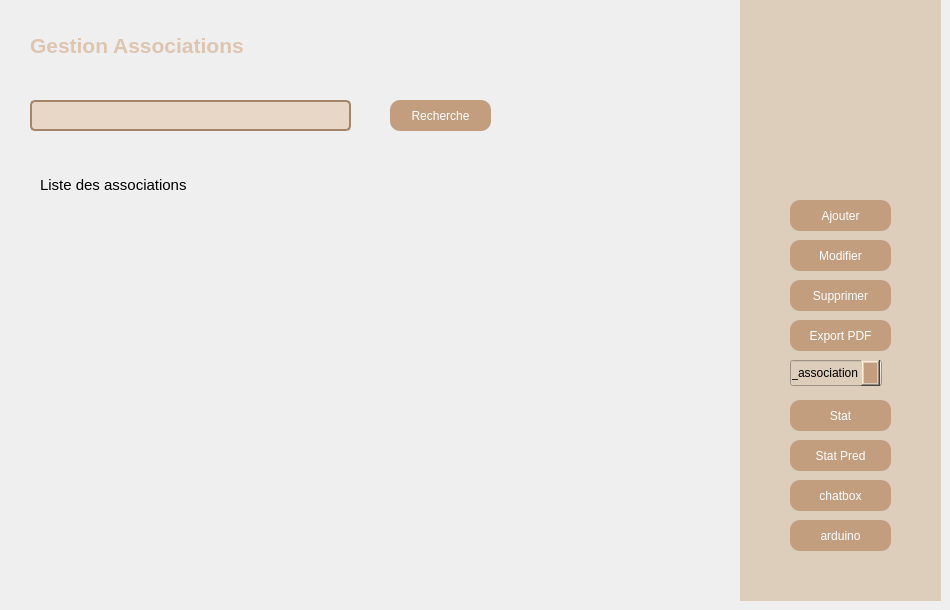
      <widget class="QWidget" name="page_6">
       <widget class="QLabel" name="label_15">
        <property name="geometry">
         <rect>
          <x>30</x>
          <y>20</y>
          <width>351</width>
          <height>51</height>
         </rect>
        </property>
        <property name="font">
         <font>
          <pointsize>14</pointsize>
          <weight>75</weight>
          <bold>true</bold>
         </font>
        </property>
        <property name="styleSheet">
         <string notr="true"/>
        </property>
        <property name="text">
         <string>&lt;html&gt;&lt;head/&gt;&lt;body&gt;&lt;p&gt;&lt;span style=&quot; font-size:16pt; color:#ddc5b0;&quot;&gt;Gestion Associations&lt;/span&gt;&lt;/p&gt;&lt;/body&gt;&lt;/html&gt;</string>
        </property>
       </widget>
       <widget class="QWidget" name="widget_3" native="true">
        <property name="geometry">
         <rect>
          <x>740</x>
          <y>0</y>
          <width>201</width>
          <height>601</height>
         </rect>
        </property>
        <property name="styleSheet">
         <string notr="true">background-color: rgb(221, 205, 187);</string>
        </property>
        <widget class="QPushButton" name="ModifierButton">
         <property name="geometry">
          <rect>
           <x>50</x>
           <y>240</y>
           <width>101</width>
           <height>31</height>
          </rect>
         </property>
         <property name="styleSheet">
          <string notr="true">QPushButton
{
border-radius:10px;
background-color:#C29E7E;
color:white;
}
QPushButton:pressed{
padding-left:5px;
padding-top:5px;
background-color: #C29E7E;


}</string>
         </property>
         <property name="text">
          <string>Modifier</string>
         </property>
        </widget>
        <widget class="QPushButton" name="AjoutButton">
         <property name="geometry">
          <rect>
           <x>50</x>
           <y>200</y>
           <width>101</width>
           <height>31</height>
          </rect>
         </property>
         <property name="styleSheet">
          <string notr="true">QPushButton
{
border-radius:10px;
background-color:#C29E7E;
color:white;
}
QPushButton:pressed{
padding-left:5px;
padding-top:5px;
background-color: #C29E7E;


}</string>
         </property>
         <property name="text">
          <string>Ajouter</string>
         </property>
        </widget>
        <widget class="QPushButton" name="pushButton_12">
         <property name="geometry">
          <rect>
           <x>50</x>
           <y>320</y>
           <width>101</width>
           <height>31</height>
          </rect>
         </property>
         <property name="styleSheet">
          <string notr="true">QPushButton
{
border-radius:10px;
background-color:#C29E7E;
color:white;
}
QPushButton:pressed{
padding-left:5px;
padding-top:5px;
background-color: #C29E7E;


}</string>
         </property>
         <property name="text">
          <string>Export PDF</string>
         </property>
        </widget>
        <widget class="QPushButton" name="SupprimerButton">
         <property name="geometry">
          <rect>
           <x>50</x>
           <y>280</y>
           <width>101</width>
           <height>31</height>
          </rect>
         </property>
         <property name="styleSheet">
          <string notr="true">QPushButton
{
border-radius:10px;
background-color:#C29E7E;
color:white;
}
QPushButton:pressed{
padding-left:5px;
padding-top:5px;
background-color: #C29E7E;


}</string>
         </property>
         <property name="text">
          <string>Supprimer</string>
         </property>
        </widget>
        <widget class="QPushButton" name="stats_2">
         <property name="geometry">
          <rect>
           <x>50</x>
           <y>400</y>
           <width>101</width>
           <height>31</height>
          </rect>
         </property>
         <property name="styleSheet">
          <string notr="true">QPushButton
{
border-radius:10px;
background-color:#C29E7E;
color:white;
}
QPushButton:pressed{
padding-left:5px;
padding-top:5px;
background-color: #C29E7E;


}</string>
         </property>
         <property name="text">
          <string>Stat</string>
         </property>
        </widget>
        <widget class="QPushButton" name="pbps">
         <property name="geometry">
          <rect>
           <x>50</x>
           <y>440</y>
           <width>101</width>
           <height>31</height>
          </rect>
         </property>
         <property name="styleSheet">
          <string notr="true">QPushButton
{
border-radius:10px;
background-color:#C29E7E;
color:white;
}
QPushButton:pressed{
padding-left:5px;
padding-top:5px;
background-color: #C29E7E;


}</string>
         </property>
         <property name="text">
          <string>Stat Pred</string>
         </property>
        </widget>
        <widget class="QPushButton" name="ChatBoxButton_3">
         <property name="geometry">
          <rect>
           <x>50</x>
           <y>480</y>
           <width>101</width>
           <height>31</height>
          </rect>
         </property>
         <property name="styleSheet">
          <string notr="true">QPushButton
{
border-radius:10px;
background-color:#C29E7E;
color:white;
}
QPushButton:pressed{
padding-left:5px;
padding-top:5px;
background-color: #C29E7E;


}</string>
         </property>
         <property name="text">
          <string>chatbox</string>
         </property>
        </widget>
        <widget class="QPushButton" name="arduino">
         <property name="geometry">
          <rect>
           <x>50</x>
           <y>520</y>
           <width>101</width>
           <height>31</height>
          </rect>
         </property>
         <property name="styleSheet">
          <string notr="true">QPushButton
{
border-radius:10px;
background-color:#C29E7E;
color:white;
}
QPushButton:pressed{
padding-left:5px;
padding-top:5px;
background-color: #C29E7E;


}</string>
         </property>
         <property name="text">
          <string>arduino</string>
         </property>
        </widget>
        <widget class="QComboBox" name="sortComboBox">
         <property name="geometry">
          <rect>
           <x>50</x>
           <y>360</y>
           <width>92</width>
           <height>26</height>
          </rect>
         </property>
         <property name="styleSheet">
          <string notr="true">/* Style for the QComboBox button */
QComboBox::down-arrow {
    border-radius: 10px;
    background-color: #C29E7E;
    color: white;
    border: none;
    padding: 5px;
}

/* Style for the QComboBox button when pressed */
QComboBox::down-arrow:pressed {
    padding-left: 5px;
    padding-top: 5px;
    background-color: #C29E7E;
}
</string>
         </property>
         <property name="editable">
          <bool>true</bool>
         </property>
         <property name="currentText">
          <string>id_association</string>
         </property>
         <item>
          <property name="text">
           <string>id_association</string>
          </property>
         </item>
         <item>
          <property name="text">
           <string>nom_association</string>
          </property>
         </item>
         <item>
          <property name="text">
           <string>adresse_association</string>
          </property>
         </item>
         <item>
          <property name="text">
           <string>tel_association</string>
          </property>
         </item>
         <item>
          <property name="text">
           <string>montant_association</string>
          </property>
         </item>
        </widget>
       </widget>
       <widget class="QLabel" name="label_2">
        <property name="geometry">
         <rect>
          <x>40</x>
          <y>160</y>
          <width>391</width>
          <height>51</height>
         </rect>
        </property>
        <property name="text">
         <string>&lt;html&gt;&lt;head/&gt;&lt;body&gt;&lt;p&gt;&lt;span style=&quot; font-size:11pt; color:#000000;&quot;&gt;Liste des associations&lt;/span&gt;&lt;/p&gt;&lt;/body&gt;&lt;/html&gt;</string>
        </property>
       </widget>
       <widget class="QLineEdit" name="lesearch_2">
        <property name="geometry">
         <rect>
          <x>30</x>
          <y>100</y>
          <width>321</width>
          <height>31</height>
         </rect>
        </property>
        <property name="styleSheet">
         <string notr="true">QLineEdit#lesearch_2 {
    background-color: #E8D7C6; /* Lighter background color */
    border: 2px solid #A48569; /* Border color */
    border-radius: 5px; /* Rounded corners */
    padding: 5px; /* Padding inside the QLineEdit */
}</string>
        </property>
        <property name="text">
         <string/>
        </property>
       </widget>
       <widget class="QTableView" name="tableView_Association">
        <property name="geometry">
         <rect>
          <x>20</x>
          <y>210</y>
          <width>691</width>
          <height>381</height>
         </rect>
        </property>
        <property name="styleSheet">
         <string notr="true">
/* s:rgb(241, 227, 215);*/
/* styles.css */

/* Apply styles to the QTableView */
QTableView {
    background-color: transparent; /* Set the background of the table view to transparent */
    border: none; /* Make the border invisible */
    border-radius: 5px; /* Rounded corners */
}

/* Apply styles to the header section of the QTableView */
QHeaderView::section {
    background-color: #A48569; /* Header background color */
    color: #F1E3D7; /* Header text color */
    border: none; /* Remove header border */
    border-radius: 5px; /* Rounded corners */
    padding: 4px; /* Padding inside the header section */
}

/* Apply alternate row colors to the QTableView */
QTableView::item {
    background-color: #DDC5B0; /* Alternate row background color */
}

/* Apply selected item color */
QTableView::item:selected {
    background-color: #BBA18A; /* Selected item background color */
}
</string>
        </property>
       </widget>
       <widget class="QPushButton" name="recherche">
        <property name="geometry">
         <rect>
          <x>390</x>
          <y>100</y>
          <width>101</width>
          <height>31</height>
         </rect>
        </property>
        <property name="styleSheet">
         <string notr="true">QPushButton
{
border-radius:10px;
background-color:#C29E7E;
color:white;
}
QPushButton:pressed{
padding-left:5px;
padding-top:5px;
background-color: #C29E7E;


}</string>
        </property>
        <property name="text">
         <string>Recherche</string>
        </property>
       </widget>
      </widget>
